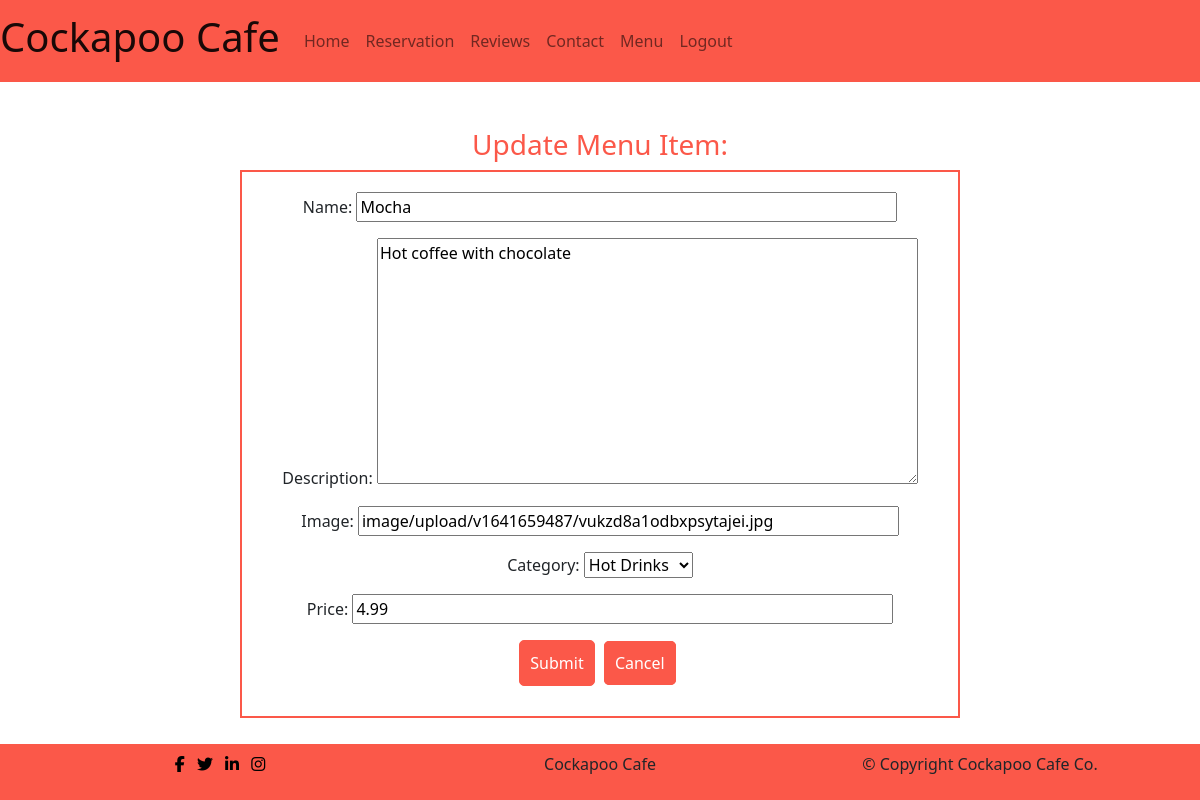
/menu/update-menu-item/2/ (signed in), run on the app's committed database.
### menu/models.py (models this page shows, shortened)
class MenuItem(models.Model):
    name = models.CharField(max_length=200)
    category = models.ForeignKey(Category, on_delete=models.DO_NOTHING)
    slug = models.SlugField(max_length=200, default=name)
    description = models.TextField(blank=False)
    image = CloudinaryField('image', default='placeholder')
    price = models.FloatField(default=3.99)
    status = models.IntegerField(choices=STATUS, default=1)
    created_on = models.DateTimeField(auto_now_add=True)
    updated_on = models.DateTimeField(auto_now=True)
    likes = models.ManyToManyField(User, related_name='menuitems', blank=True)
    class Meta:
        ordering = ["-created_on"]

class Category(models.Model):
    name = models.CharField(max_length=200)
    description = models.TextField(blank=False)
    def __str__(self):
        return self.name

### menu/views.py (the view)
# urls.py: path('update-menu-item/<pk>/', views.MenuItemUpdateView.as_view(),
class MenuItemUpdateView(LoginRequiredMixin, SuccessMessageMixin, UpdateView):
    model = MenuItem
    fields = ['name', 'description', 'image', 'category', 'price']
    template_name = 'menu/update-menu-item.html'
    success_message = "Menu Item has been updated"
    success_url = reverse_lazy('menu-items')

### menu/templates/menu/update-menu-item.html (shortened to what this page needs)
{% extends 'base.html' %}
{% load static%}
{% block content %}
  {% if user.is_authenticated %}
    <h3>Update Menu Item:</h3>
    <form method="post" enctype="multipart/form-data" class="review-form">
        {{ form.as_p }}
        <button type="submit" class="menu-btn">Submit</button>
        <a class="menu-btn" href="{% url 'menu-items' %}">Cancel</a>
    </form>
  {% endif %}
{% endblock %}

### static/css/style.css (style rules this page uses)
body { min-height: 100vh; display: flex; flex-direction: column; }
.menu-btn { background-color: #fb5849; color: #fff; border: 1px solid #fb5849; padding: 10px; border-radius: 5px; margin-bottom: 10px; margin-right: 5px; text-decoration: none; }
h3 { color: #fb5849; text-align: center; }
.review-form { width: 60%; margin: 0 auto; padding: 20px; border: 2px solid #fb5849; text-align: center; }
.review-form input, textarea { width: 80%; }

### data on the page
MenuItem: name "Mocha", description "Hot coffee with chocolate", image "image/upload/v1641659487/vukzd8a1odbxpsytajei.jpg", category "Hot Drinks", price "4.99"
